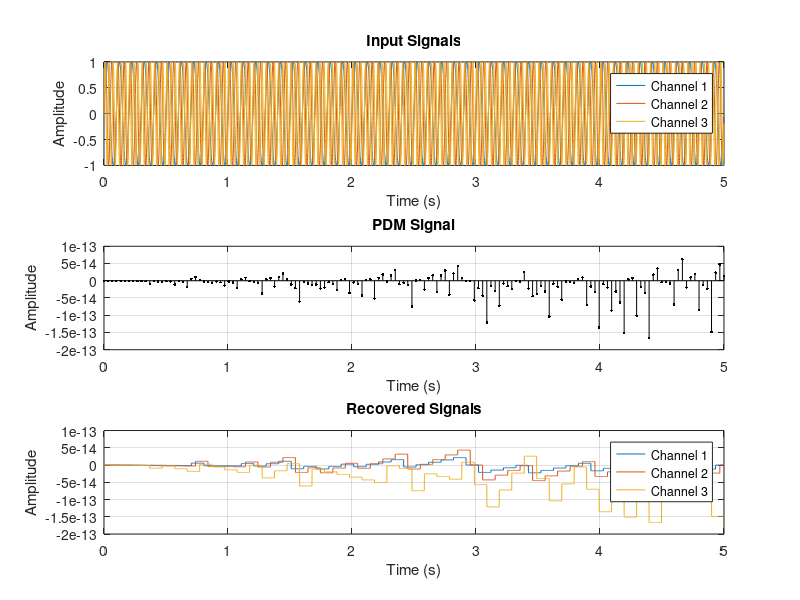

Recreate this plot in MATLAB.
% Parameters
fs = 1000; % Sampling frequency in Hz
Tb = 0.1; % Bit duration in seconds
signal_length = 5; % Duration of each signal in seconds
channels = 3; % Number of input signals

% Generate input signals
signal_time = 0:1/fs:signal_length-1/fs;
input_signals = zeros(channels, length(signal_time));

for i = 1:channels
    input_signals(i, :) = sin(2 * pi * (10 * i) * signal_time); % Different frequencies for each channel
end

% PDM Modulation
samples_per_bit = fs * Tb;
pdm_signal = zeros(1, channels * length(signal_time) / samples_per_bit);
pdm_time = linspace(0, signal_length, length(pdm_signal));

for i = 1:samples_per_bit:length(signal_time)
    for j = 1:channels
        idx = ((i-1)/samples_per_bit * channels + j);
        pdm_signal(idx) = input_signals(j, i);
    end
end

% PDM Demodulation
recovered_signals = zeros(channels, length(signal_time));
for i = 1:channels
    recovered_indices = i:channels:length(pdm_signal);
    recovered_signals(i, :) = interp1(pdm_time(recovered_indices), pdm_signal(recovered_indices), signal_time, 'previous', 0);
end

% Plotting
figure;

% Input Signals
subplot(3, 1, 1);
plot(signal_time, input_signals);
title('Input Signals');
grid on;
xlabel('Time (s)');
ylabel('Amplitude');
legend(arrayfun(@(x) sprintf('Channel %d', x), 1:channels, 'UniformOutput', false));

% PDM Signal
subplot(3, 1, 2);
stem(pdm_time, pdm_signal, 'k.');
title('PDM Signal');
grid on;
xlabel('Time (s)');
ylabel('Amplitude');

% Recovered Signals
subplot(3, 1, 3);
plot(signal_time, recovered_signals);
title('Recovered Signals');
grid on;
xlabel('Time (s)');
ylabel('Amplitude');
legend(arrayfun(@(x) sprintf('Channel %d', x), 1:channels, 'UniformOutput', false));
